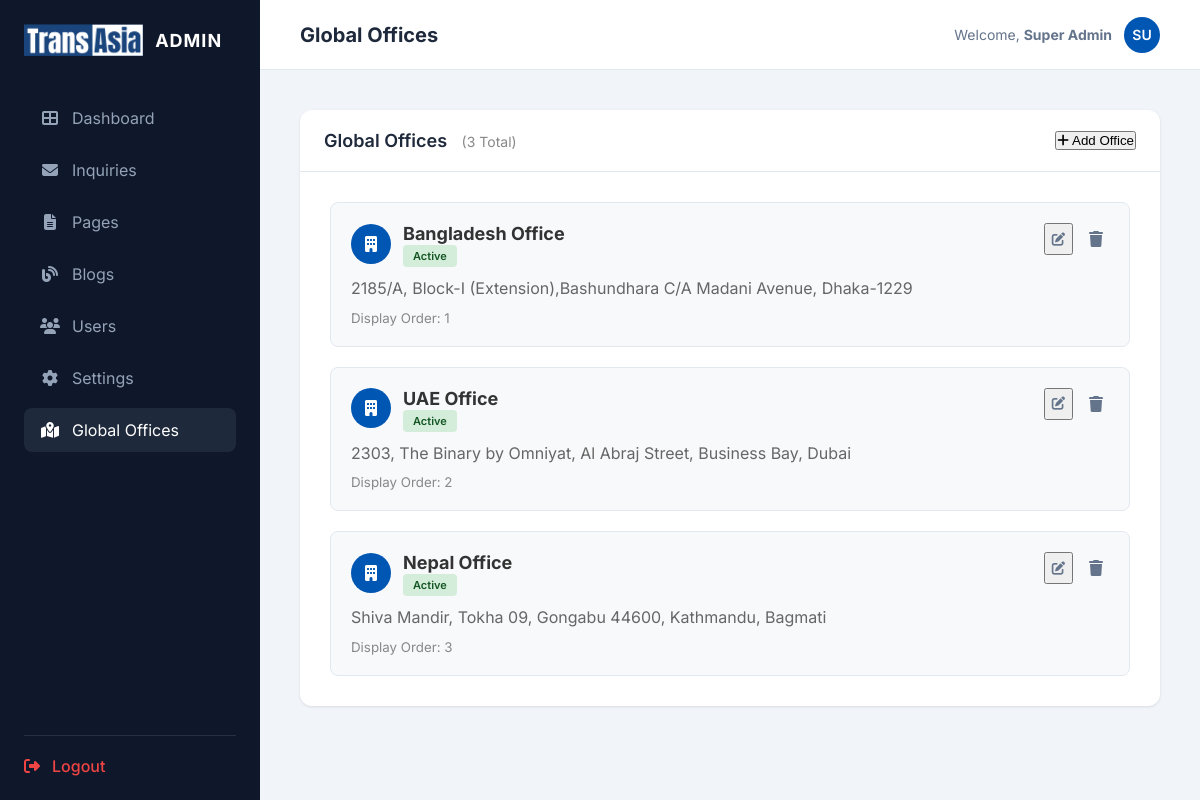
Page /admin/offices.php (signed in) on the committed database.
### tables this page shows
CREATE TABLE `global_offices` (
  `id` int(11) NOT NULL AUTO_INCREMENT,
  `office_name` varchar(255) NOT NULL,
  `address` text NOT NULL,
  `icon` varchar(100) DEFAULT 'fas fa-building',
  `display_order` int(11) DEFAULT 0,
  `is_active` tinyint(1) DEFAULT 1,
  `created_at` timestamp NOT NULL DEFAULT current_timestamp(),
  PRIMARY KEY (`id`)
);

### includes/functions.php (called while the page is built, shortened)
<?php
function generate_csrf_token() {
    return $_SESSION['csrf_token'];
}
?>

### admin/offices.php (the view, shortened to what this page needs)
<?php
require_once 'includes/admin-header.php';
$stmt = $pdo->query("SELECT * FROM global_offices ORDER BY display_order ASC");
$offices = $stmt->fetchAll();
?>
<div class="content-card">
    <div class="card-header">
        <h2>Global Offices <span style="font-size: 14px; font-weight: 400; color: #888; margin-left: 10px;">(<?php echo count($offices); ?> Total)</span></h2>
        <button class="btn btn-primary btn-sm" onclick="showAddModal()"><i class="fas fa-plus"></i> Add Office</button>
    </div>
    <div style="padding: 30px;">
        <?php if (empty($offices)): ?>
            <div style="text-align: center; padding: 80px; color: var(--text-muted);">
                <i class="fas fa-building fa-4x" style="margin-bottom: 20px; display: block; opacity: 0.2;"></i>
                No offices found. Start by adding one!
            </div>
        <?php else: ?>
            <div style="display: grid; gap: 20px;">
                <?php foreach ($offices as $office): ?>
                <div class="office-card">
                    <div style="display: flex; justify-content: space-between; align-items: start;">
                        <div style="flex-grow: 1;">
                            <div style="display: flex; align-items: center; gap: 12px; margin-bottom: 12px;">
                                <div style="width: 40px; height: 40px; border-radius: 50%; background: #0056b3; color: white; display: flex; align-items: center; justify-content: center;">
                                    <i class="<?php echo htmlspecialchars($office['icon']); ?>"></i>
                                </div>
                                <div>
                                    <h3 style="margin: 0; font-size: 18px; color: #333;"><?php echo htmlspecialchars($office['office_name']); ?></h3>
                                    <span class="<?php echo $office['is_active'] ? 'badge-active' : 'badge-inactive'; ?>">
                                        <?php echo $office['is_active'] ? 'Active' : 'Inactive'; ?>
                                    </span>
                                </div>
                            </div>
                            <p style="margin: 0; color: #666; line-height: 1.6;"><?php echo htmlspecialchars($office['address']); ?></p>
                            <small style="color: #888; display: block; margin-top: 8px;">Display Order: <?php echo $office['display_order']; ?></small>
                        </div>
                        <div style="display: flex; gap: 10px; margin-left: 20px;">
                            <button class="btn-action btn-edit" title="Edit Office" onclick='showEditModal(<?php echo htmlspecialchars(json_encode($office), ENT_QUOTES, 'UTF-8'); ?>)'>
                                <i class="fas fa-edit"></i>
                            </button>
                            <a href="?action=delete&id=<?php echo $office['id']; ?>&csrf_token=<?php echo generate_csrf_token(); ?>"
                               class="btn-action btn-delete"
                               title="Delete Office"
                               onclick="return confirm('Are you sure you want to delete this office?');">
                                <i class="fas fa-trash"></i>
                            </a>
                        </div>
                    </div>
                </div>
                <?php endforeach; ?>
            </div>
        <?php endif; ?>
    </div>
</div>
<?php include 'includes/admin-footer.php'; ?>

### css/admin-styles.css (style rules this page uses)
* { box-sizing: border-box; margin: 0; padding: 0; }
:root { --admin-bg: #f1f5f9; --admin-card-bg: #ffffff; --admin-primary: #0056b3; --admin-secondary: #64748b; --sidebar-width: 260px; --sidebar-bg: #0f172a; --sidebar-hover: #1e293b; --text-main: #1e293b; --text-muted: #64748b; --border-color: #e2e8f0; --success: #10b981; --warning: #f59e0b; --danger: #ef4444; }
body.admin-page { background-color: var(--admin-bg); color: var(--text-main); font-family: 'Inter', sans-serif; margin: 0; display: flex; }
.content-card { background: white; border-radius: 12px; box-shadow: 0 1px 3px rgba(0, 0, 0, 0.1); overflow: hidden; }
.card-header { padding: 20px 24px; border-bottom: 1px solid var(--border-color); display: flex; align-items: center; justify-content: space-between; }
.card-header h2 { font-size: 18px; font-weight: 600; margin: 0; }
.btn-action { padding: 6px; color: var(--text-muted); transition: color 0.3s ease; cursor: pointer; }

### admin/offices.php (style rules this page uses)
.office-card { background: #f8f9fa; padding: 20px; border-radius: 8px; border: 1px solid #e2e8f0; }
.badge-active { background: #d4edda; color: #155724; padding: 4px 10px; border-radius: 4px; font-size: 11px; font-weight: 600; }

### rows in the picture
global_offices: office_name "Bangladesh Office", is_active "Active", address "2185/A, Block-I (Extension),Bashundhara C/A Madani Avenue, Dhaka-1229", display_order "1"
global_offices: office_name "UAE Office", is_active "Active", address "2303, The Binary by Omniyat, Al Abraj Street, Business Bay, Dubai", display_order "2"
global_offices: office_name "Nepal Office", is_active "Active", address "Shiva Mandir, Tokha 09, Gongabu 44600, Kathmandu, Bagmati", display_order "3"

### other values in the picture
$page_title "Global Offices"
$_SESSION['admin_user'] "Super Admin"
substr($_SESSION['admin_user'], 0, 2) "SU"
count($offices) "3"
